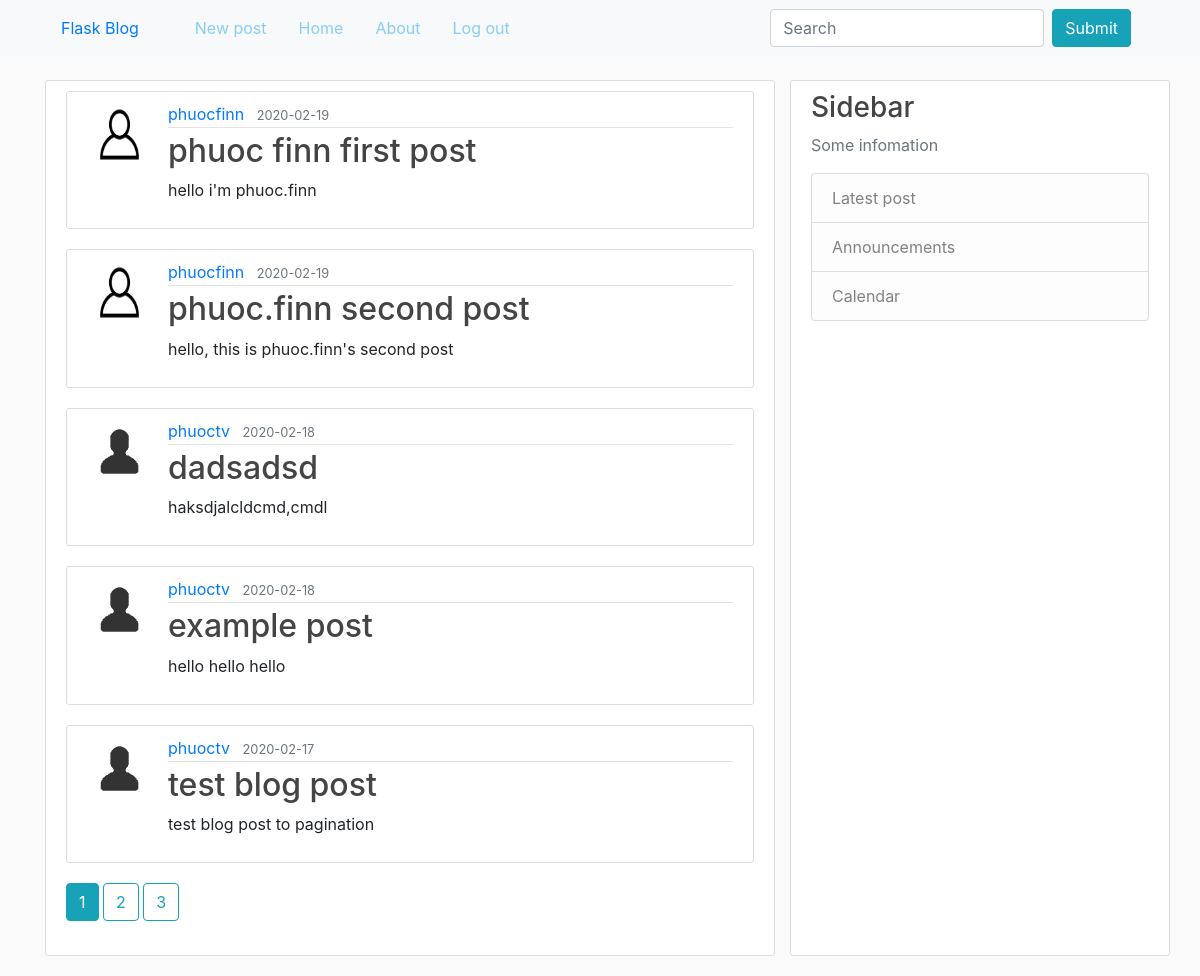
Screenshot of /home (signed in) with the database file from the repository.
### blog/models.py (models this page shows, shortened)
class Post(db.Model):
    id = db.Column(db.Integer, primary_key=True)
    title = db.Column(db.String(100), nullable=False)
    date_posted = db.Column(db.DateTime, nullable=False,
                            default=datetime.datetime.utcnow())
    content = db.Column(db.Text, nullable=False)
    user_id = db.Column(db.Integer, db.ForeignKey('user.id'), nullable=False)

class User(db.Model, UserMixin):
    id = db.Column(db.Integer, primary_key=True)
    username = db.Column(db.String(20), unique=True, nullable=False)
    email = db.Column(db.String(120), unique=True, nullable=False)
    picture = db.Column(db.String(20), nullable=False, default='default.jpg')
    password = db.Column(db.String(60), nullable=False)
    posts = db.relationship('Post', backref='author', lazy=True)

### blog/main/routes.py (the view)
@main.route('/home')
@login_required
def home():
    page = request.args.get('page', 1, type=int)
    posts = Post.query.order_by(
        Post.date_posted.desc()).paginate(page=page, per_page=5)
    return render_template('home.html', posts=posts, title='Home')

### blog/models.py (called while the page is built)
@login_manger.user_loader
def load_user(user_id):
    return User.query.get(int(user_id))

### blog/templates/home.html (shortened to what this page needs)
{% extends 'layout.html' %}
{% block content %}
    <div class="content">
        {% for post in posts.items %}
            <article class="media content">
                <img src="{{ url_for('static', filename='pictures/' + post.author.picture) }}" alt="{{ post.author.username }}" class="rounded-circel article-img">
                <div class="media-body">
                    <div class="article-metadata">
                        <a href="{{ url_for('users.user_posts', username=post.author.username) }}" class="mr-2">{{ post.author.username }}</a>
                        <small class="text-muted">{{ post.date_posted.strftime('%Y-%m-%d') }}</small>
                    </div>
                    <h2><a href="{{ url_for('posts.post', post_id=post.id) }}" class="article-title">{{ post.title }}</a></h2>
                    <p class="article-content">{{ post.content }}</p>
                </div>
            </article>
        {% endfor %}
        {% for page_num in posts.iter_pages(left_edge=1, right_edge=1, left_current=1, right_current=2) %}
            {% if page_num %}
                {% if posts.page == page_num %}
                    <a href="{{ url_for('main.home', page=page_num) }}" class="btn btn-info mb-4">{{ page_num }}</a>
                {% else %}
                    <a href="{{ url_for('main.home', page=page_num) }}" class="btn btn-outline-info mb-4">{{ page_num }}</a>
                {% endif %}
            {% else %}
                ...
            {% endif %}
        {% endfor %}
    </div>
{% endblock content %}

### blog/static/main.css (style rules this page uses)
body { margin-top: 5em; background: #fafafa; }
h1, h2, h3, h4, h5, h6 { color: #444444; }
.content { background: #ffffff; padding: 10px 20px; border: 1px solid #dddddd; border-radius: 3px; margin-bottom: 20px; }
.article-title { color: #444444; }
.article-content { white-space: pre-line; }
.article-img { height: 65px; width: 65px; margin-right: 16px; }
.article-metadata { padding-bottom: 1px; margin-bottom: 4px; border-bottom: 1px solid #e3e3e3; }

### rows the page displays
Post: picture (placeholder picture), author.username "phuocfinn", date_posted "2020-02-19", title "phuoc finn first post", content "hello i'm phuoc.finn"
Post: picture (placeholder picture), author.username "phuocfinn", date_posted "2020-02-19", title "phuoc.finn second post", content "hello, this is phuoc.finn's second post"
Post: picture (picture), author.username "phuoctv", date_posted "2020-02-18", title "dadsadsd", content "haksdjalcldcmd,cmdl"
Post: picture (picture), author.username "phuoctv", date_posted "2020-02-18", title "example post", content "hello hello hello"
Post: picture (picture), author.username "phuoctv", date_posted "2020-02-17", title "test blog post", content "test blog post to pagination"

### other values shown
{{ page_num }} "1"
{{ page_num }} "2" "3"
